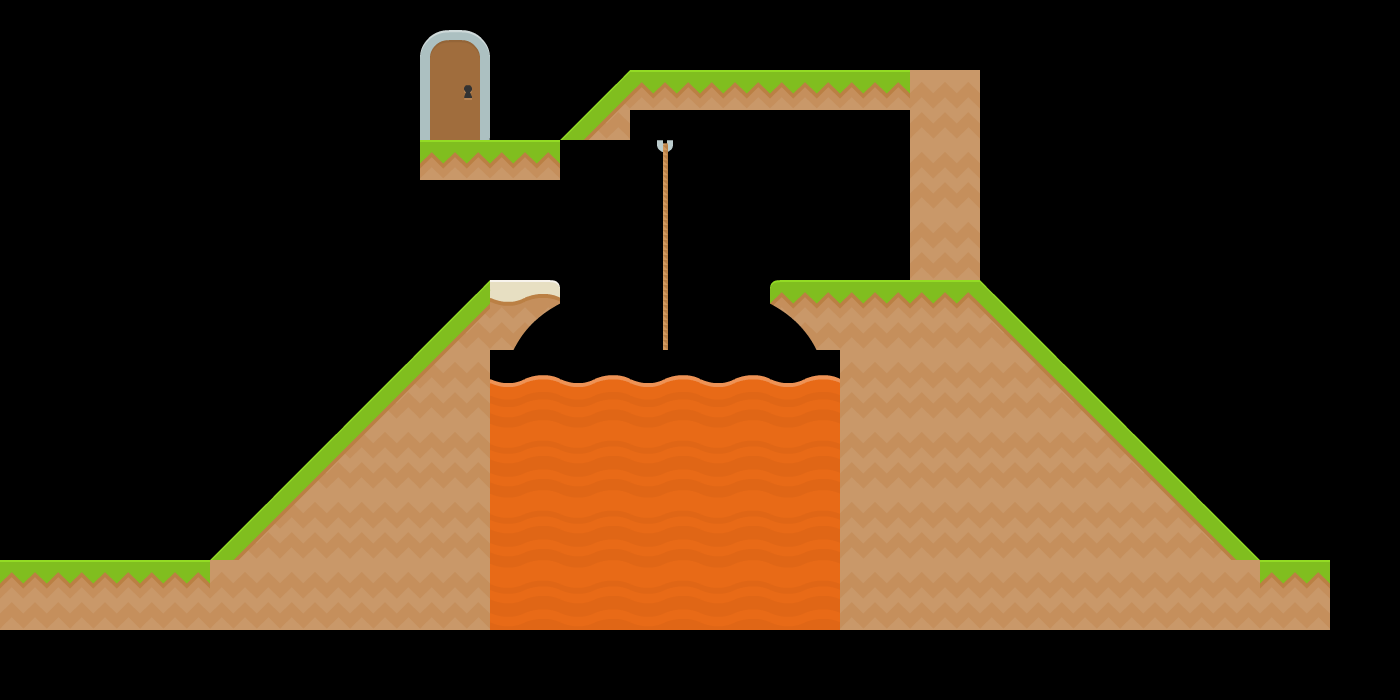

A level layout from a 2D game, rendered from its tile map. Below: a short description, then the map file with tile-grid data replaced by summaries:
An orthogonal 20x10 tile map with 70x70 px tiles, 1 tile layer (Tile Layer 1) and 15 objects (15x solid).

<map version="1.0" orientation="orthogonal" width="20" height="10" tilewidth="70" tileheight="70">
 <tileset firstgid="1" name="background-tiles" tilewidth="70" tileheight="70">
  <image source="../img/background-tiles.png" width="910" height="840" />
 </tileset>
 <layer name="Tile Layer 1" width="20" height="10">
  <data>[200 cells, 79 non-empty, 16 distinct tile ids]</data>
 </layer>
 <objectgroup color="#0000ff" name="Object Layer 1" width="20" height="10">
  <object name="ground" type="solid" x="490" y="280">
   <polygon points="0,0 -70,70 0,70" />
  </object>
  <object name="ground" type="solid" x="420" y="350">
   <polygon points="0,0 -70,70 0,70 -70,70 0,70 -70,70 0,70" />
  </object>
  <object name="ground" type="solid" x="350" y="420">
   <polygon points="0,0 -70,70 0,70 -70,70 0,70" />
  </object>
  <object name="ground" type="solid" x="280" y="490">
   <polygon points="0,0 -70,70 0,70" />
  </object>
  <object name="ground" type="solid" x="630" y="70">
   <polygon points="0,0 -70,70 0,70" />
  </object>
  <object name="ground" type="solid" x="980" y="280">
   <polygon points="0,0 70,70 0,70" />
  </object>
  <object name="ground" type="solid" x="1050" y="350">
   <polygon points="0,0 70,70 0,70 70,70 0,70" />
  </object>
  <object name="ground" type="solid" x="1120" y="420">
   <polygon points="0,0 70,70 0,70" />
  </object>
  <object name="ground" type="solid" x="1190" y="490">
   <polygon points="0,0 70,70 0,70" />
  </object>
  <object name="ground" type="solid" x="420" y="140" width="140" height="70" />
  <object name="ground" type="solid" x="630" y="70" width="350" height="70" />
  <object name="ground" type="solid" x="770" y="280" width="210" height="70" />
  <object name="ground" type="solid" x="1260" y="560" width="70" height="70" />
  <object name="ground" type="solid" x="490" y="280" width="70" height="70" />
  <object name="ground" type="solid" x="0" y="560" width="210" height="70" />
 </objectgroup>
</map>